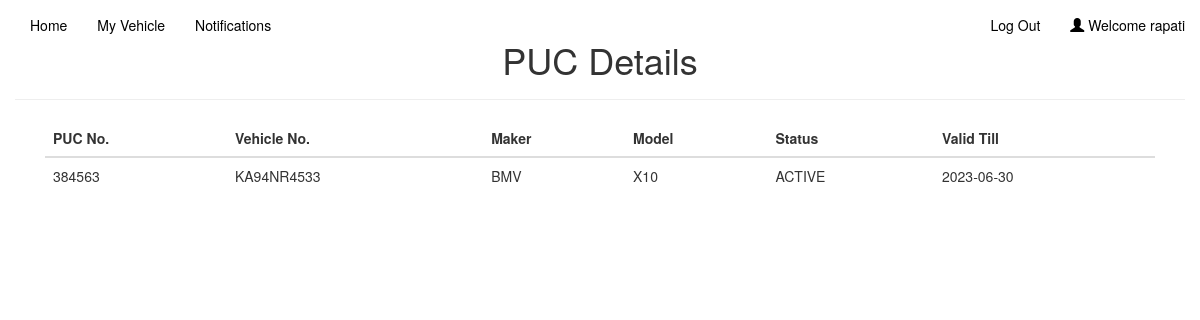
Page /puc.php?id=KA94NR4533 (signed in) on the committed database.
### tables this page shows
CREATE TABLE `puc` (
  `user_id` int(11) NOT NULL,
  `puc_no` int(10) DEFAULT NULL,
  `veh_no` char(10) NOT NULL,
  `maker` varchar(15) DEFAULT NULL,
  `model` varchar(15) DEFAULT NULL,
  `status` varchar(10) DEFAULT NULL,
  `valid_till` date DEFAULT NULL
);

### puc.php (the view, shortened to what this page needs)
<?php
$username = $_SESSION['username'];
$veh_no = $_GET['id'];
$servername = "localhost";
$usernam = "root";
$password = "";
$database = "reg_veh";
$connection = mysqli_connect($servername, $usernam, $password, $database);
$uid_query = "SELECT user_id FROM user WHERE username = '$username';";
$uid_res = mysqli_query($connection, $uid_query);
$userid = mysqli_fetch_assoc($uid_res);
$user_id = $userid['user_id'];
$query = "SELECT * FROM puc where user_id=$user_id and veh_no='$veh_no';";
$result = mysqli_query($connection, $query);
?>
<!DOCTYPE html>
<html lang="en">
<head>
    <link rel="stylesheet" type="text/css" href="./slick/slick.css">
    <link rel="stylesheet" type="text/css" href="./slick/slick-theme.css">
    <link rel="stylesheet" href="https://maxcdn.bootstrapcdn.com/bootstrap/3.3.7/css/bootstrap.min.css">
    <link rel="stylesheet" href="animate.css">
    <link rel="stylesheet" href="style.css">
</head>
<body>
    <?php include 'navbar.php'; ?>
    <div class="container">
        <div class="row">
            <div class="page-header">
                <h1 style="text-align: center;">PUC Details</h1>
            </div>
        </div>
        <div class="col-md-12">
            <table class="table">
                <thead>
                    <tr>
                        <th>PUC No.</th>
                        <th>Vehicle No.</th>
                        <th>Maker</th>
                        <th>Model</th>
                        <th>Status</th>
                        <th>Valid Till</th>
                    </tr>
                </thead>
                <tbody>
                    <?php
                    while ($row = mysqli_fetch_assoc($result)) {
                    ?>
                        <tr>
                            <td><?php echo $row['puc_no']; ?></td>
                            <td><?php echo $row['veh_no']; ?></td>
                            <td><?php echo $row['maker']; ?></td>
                            <td><?php echo $row['model']; ?></td>
                            <td><?php echo $row['status']; ?></td>
                            <td><?php echo $row['valid_till']; ?></td>
                        </tr>
                </tbody>
            <?php } ?>
            </table>
        </div>
    </div>
</body>
</html>

### rows in the picture
puc: puc_no "384563", veh_no "KA94NR4533", maker "BMV", model "X10", status "ACTIVE", valid_till "2023-06-30"

### other values in the picture
$_SESSION['username'] "rapati"
